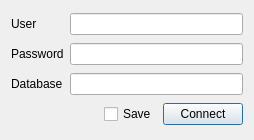
<?xml version="1.0" encoding="UTF-8"?>
<ui version="4.0">
 <class>Login</class>
 <widget class="QDialog" name="Login">
  <property name="geometry">
   <rect>
    <x>0</x>
    <y>0</y>
    <width>254</width>
    <height>140</height>
   </rect>
  </property>
  <property name="windowTitle">
   <string>Login</string>
  </property>
  <layout class="QGridLayout" name="gridLayout">
   <item row="2" column="1" colspan="4">
    <widget class="QLineEdit" name="lineEditDatabase"/>
   </item>
   <item row="0" column="0">
    <widget class="QLabel" name="labelUser">
     <property name="text">
      <string>User</string>
     </property>
    </widget>
   </item>
   <item row="0" column="1" colspan="4">
    <widget class="QLineEdit" name="lineEditUser"/>
   </item>
   <item row="2" column="0">
    <widget class="QLabel" name="labelDatabase">
     <property name="text">
      <string>Database</string>
     </property>
    </widget>
   </item>
   <item row="5" column="4">
    <widget class="QPushButton" name="pushButtonConnect">
     <property name="text">
      <string>Connect</string>
     </property>
     <property name="default">
      <bool>true</bool>
     </property>
    </widget>
   </item>
   <item row="5" column="3">
    <widget class="QCheckBox" name="chkBoxSave">
     <property name="toolTip">
      <string>The password will be saved locally on this computer. Please choose carefully.</string>
     </property>
     <property name="text">
      <string>Save</string>
     </property>
    </widget>
   </item>
   <item row="5" column="0" colspan="3">
    <spacer name="horizontalSpacer_3">
     <property name="orientation">
      <enum>Qt::Orientation::Horizontal</enum>
     </property>
     <property name="sizeHint" stdset="0">
      <size>
       <width>56</width>
       <height>20</height>
      </size>
     </property>
    </spacer>
   </item>
   <item row="1" column="0">
    <widget class="QLabel" name="labelPassword">
     <property name="text">
      <string>Password</string>
     </property>
    </widget>
   </item>
   <item row="1" column="1" colspan="4">
    <widget class="QLineEdit" name="lineEditPassword">
     <property name="echoMode">
      <enum>QLineEdit::EchoMode::PasswordEchoOnEdit</enum>
     </property>
    </widget>
   </item>
  </layout>
 </widget>
 <tabstops>
  <tabstop>lineEditUser</tabstop>
  <tabstop>lineEditPassword</tabstop>
  <tabstop>lineEditDatabase</tabstop>
  <tabstop>chkBoxSave</tabstop>
  <tabstop>pushButtonConnect</tabstop>
 </tabstops>
 <resources/>
 <connections/>
</ui>
